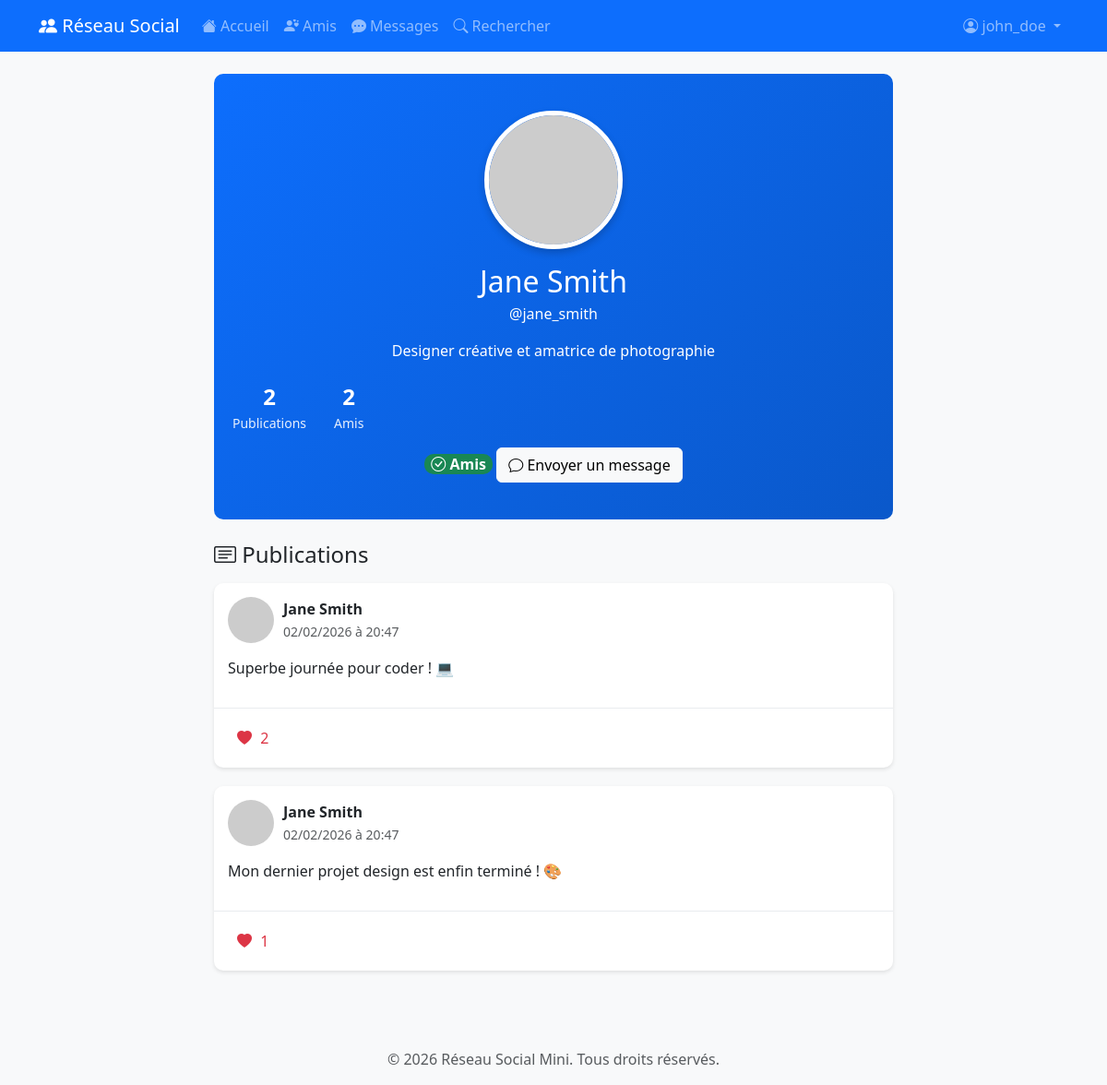
/profil.php?id=2 (signed in), run on the app's committed database.
### tables this page shows
CREATE TABLE IF NOT EXISTS utilisateurs (
    id INT PRIMARY KEY AUTO_INCREMENT,
    pseudo VARCHAR(50) UNIQUE NOT NULL,
    email VARCHAR(150) UNIQUE NOT NULL,
    mot_de_passe VARCHAR(255) NOT NULL,
    nom_complet VARCHAR(200),
    bio TEXT,
    photo_profil VARCHAR(255),
    date_inscription TIMESTAMP DEFAULT CURRENT_TIMESTAMP,
    INDEX idx_pseudo (pseudo),
    INDEX idx_email (email)
);

CREATE TABLE IF NOT EXISTS publications (
    id INT PRIMARY KEY AUTO_INCREMENT,
    utilisateur_id INT NOT NULL,
    contenu TEXT NOT NULL,
    image VARCHAR(255),
    date_publication TIMESTAMP DEFAULT CURRENT_TIMESTAMP,
    FOREIGN KEY (utilisateur_id) REFERENCES utilisateurs(id) ON DELETE CASCADE,
    INDEX idx_utilisateur (utilisateur_id),
    INDEX idx_date (date_publication)
);

### config/session.php (called while the page is built, shortened)
<?php
function estConnecte() {
    return isset($_SESSION['utilisateur_id']);
}
function getUserId() {
    return $_SESSION['utilisateur_id'] ?? null;
}
function getUserPseudo() {
    return $_SESSION['pseudo'] ?? null;
}
?>

### profil.php (the view, shortened to what this page needs)
<?php
require_once 'config/session.php';
require_once 'config/database.php';
$user_id = isset($_GET['id']) ? (int)$_GET['id'] : getUserId();
$stmt = $pdo->prepare("SELECT * FROM utilisateurs WHERE id = ?");
$stmt->execute([$user_id]);
$user = $stmt->fetch(PDO::FETCH_ASSOC);
$est_mon_profil = ($user_id === getUserId());
$statut_ami = null;
$demande_envoyee = false;
if (!$est_mon_profil) {
    $stmt = $pdo->prepare("
        SELECT statut, utilisateur_id
        FROM amis
        WHERE (utilisateur_id = ? AND ami_id = ?) OR (utilisateur_id = ? AND ami_id = ?)
    ");
    $stmt->execute([getUserId(), $user_id, $user_id, getUserId()]);
    $ami = $stmt->fetch(PDO::FETCH_ASSOC);
    if ($ami) {
        $statut_ami = $ami['statut'];
        $demande_envoyee = ($ami['utilisateur_id'] === getUserId());
    }
}
$stmt = $pdo->prepare("SELECT COUNT(*) as count FROM publications WHERE utilisateur_id = ?");
$stmt->execute([$user_id]);
$nb_publications = $stmt->fetch(PDO::FETCH_ASSOC)['count'];
$stmt = $pdo->prepare("
    SELECT COUNT(*) as count FROM amis
    WHERE (utilisateur_id = ? OR ami_id = ?) AND statut = 'accepte'
");
$stmt->execute([$user_id, $user_id]);
$nb_amis = $stmt->fetch(PDO::FETCH_ASSOC)['count'];
$stmt = $pdo->prepare("
    SELECT p.*, u.pseudo, u.nom_complet, u.photo_profil,
           (SELECT COUNT(*) FROM likes WHERE publication_id = p.id) as nombre_likes,
           (SELECT COUNT(*) > 0 FROM likes WHERE publication_id = p.id AND utilisateur_id = ?) as user_liked
    FROM publications p
    JOIN utilisateurs u ON p.utilisateur_id = u.id
    WHERE p.utilisateur_id = ?
    ORDER BY p.date_publication DESC
");
$stmt->execute([getUserId(), $user_id]);
$publications = $stmt->fetchAll(PDO::FETCH_ASSOC);
include 'includes/header.php';
?>
<div class="row">
    <div class="col-lg-8 mx-auto">
        <div class="profile-header text-center">
            <img src="<?php echo $user['photo_profil'] ? 'uploads/profils/' . htmlspecialchars($user['photo_profil']) : 'https://via.placeholder.com/150'; ?>"
                 alt="Photo de profil" class="profile-avatar-large">
            <h2 class="mt-3 mb-1"><?php echo htmlspecialchars($user['nom_complet'] ?: $user['pseudo']); ?></h2>
            <p class="mb-2">@<?php echo htmlspecialchars($user['pseudo']); ?></p>
            <?php if ($user['bio']): ?>
                <p class="mt-3"><?php echo nl2br(htmlspecialchars($user['bio'])); ?></p>
            <?php endif; ?>
            <div class="profile-stats">
                <div class="stat-item">
                    <div class="stat-number"><?php echo $nb_publications; ?></div>
                    <div class="stat-label">Publications</div>
                </div>
                <div class="stat-item">
                    <div class="stat-number"><?php echo $nb_amis; ?></div>
                    <div class="stat-label">Amis</div>
                </div>
            </div>
            <div class="mt-3">
                <?php if ($est_mon_profil): ?>
                    <button class="btn btn-light" data-bs-toggle="modal" data-bs-target="#editModal">
                        <i class="bi bi-pencil"></i> Modifier le profil
                    </button>
                <?php else: ?>
                    <?php if ($statut_ami === 'accepte'): ?>
                        <span class="badge bg-success fs-6">
                            <i class="bi bi-check-circle"></i> Amis
                        </span>
                        <a href="messages.php?user=<?php echo $user_id; ?>" class="btn btn-light">
                            <i class="bi bi-chat"></i> Envoyer un message
                        </a>
                    <?php elseif ($statut_ami === 'en_attente' && $demande_envoyee): ?>
                        <span class="badge bg-warning fs-6">
                            <i class="bi bi-clock"></i> Demande envoyée
                        </span>
                    <?php elseif ($statut_ami === 'en_attente'): ?>
                        <a href="amis.php" class="btn btn-light">
                            <i class="bi bi-person-plus"></i> Accepter la demande
                        </a>
                    <?php else: ?>
                        <a href="recherche.php?ajouter=<?php echo $user_id; ?>" class="btn btn-light">
                            <i class="bi bi-person-plus"></i> Ajouter comme ami
                        </a>
                    <?php endif; ?>
                <?php endif; ?>
            </div>
        </div>
        <div class="mt-4">
            <h4 class="mb-3"><i class="bi bi-card-text"></i> Publications</h4>
            <?php if (empty($publications)): ?>
                <div class="alert alert-info text-center">
                    <i class="bi bi-info-circle"></i> Aucune publication pour le moment.
                </div>
            <?php else: ?>
                <?php foreach ($publications as $pub): ?>
                    <div class="publication-card fade-in">
                        <div class="publication-header">
                            <img src="<?php echo $pub['photo_profil'] ? 'uploads/profils/' . htmlspecialchars($pub['photo_profil']) : 'https://via.placeholder.com/50'; ?>"
                                 alt="Photo" class="publication-avatar">
                            <div>
                                <strong><?php echo htmlspecialchars($pub['nom_complet'] ?: $pub['pseudo']); ?></strong>
                                <br>
                                <small class="text-muted">
                                    <?php
                                    $date = new DateTime($pub['date_publication']);
                                    echo $date->format('d/m/Y à H:i');
                                    ?>
                                </small>
                            </div>
                        </div>
                        <div class="publication-content">
                            <p><?php echo nl2br(htmlspecialchars($pub['contenu'])); ?></p>
                        </div>
                        <div class="publication-actions">
                            <button class="action-btn like-btn <?php echo $pub['user_liked'] ? 'liked' : ''; ?>"
                                    data-publication-id="<?php echo $pub['id']; ?>">
                                <i class="bi bi-heart<?php echo $pub['user_liked'] ? '-fill' : ''; ?>"></i>
                                <span class="like-count"><?php echo $pub['nombre_likes']; ?></span>
                            </button>
                        </div>
                    </div>
                <?php endforeach; ?>
            <?php endif; ?>
        </div>
    </div>
</div>
<?php include 'includes/footer.php'; ?>

### includes/header.php (shortened to what this page needs)
<!DOCTYPE html>
<html lang="fr">
<head>
    <link href="https://cdn.jsdelivr.net/npm/bootstrap@5.3.0/dist/css/bootstrap.min.css" rel="stylesheet">
    <link rel="stylesheet" href="https://cdn.jsdelivr.net/npm/bootstrap-icons@1.11.0/font/bootstrap-icons.css">
    <link rel="stylesheet" href="css/style.css">
</head>
<body>
    <?php if (estConnecte()): ?>
    <nav class="navbar navbar-expand-lg navbar-dark bg-primary">
        <div class="container">
            <a class="navbar-brand" href="index.php">
                <i class="bi bi-people-fill"></i> Réseau Social
            </a>
            <div class="collapse navbar-collapse" id="navbarNav">
                <ul class="navbar-nav me-auto">
                    <li class="nav-item">
                        <a class="nav-link" href="index.php">
                            <i class="bi bi-house-fill"></i> Accueil
                        </a>
                    </li>
                    <li class="nav-item">
                        <a class="nav-link" href="amis.php">
                            <i class="bi bi-person-hearts"></i> Amis
                        </a>
                    </li>
                    <li class="nav-item">
                        <a class="nav-link" href="messages.php">
                            <i class="bi bi-chat-dots-fill"></i> Messages
                        </a>
                    </li>
                    <li class="nav-item">
                        <a class="nav-link" href="recherche.php">
                            <i class="bi bi-search"></i> Rechercher
                        </a>
                    </li>
                </ul>
                <ul class="navbar-nav">
                    <li class="nav-item dropdown">
                        <a class="nav-link dropdown-toggle" href="#" id="navbarDropdown" role="button" data-bs-toggle="dropdown">
                            <i class="bi bi-person-circle"></i> <?php echo htmlspecialchars(getUserPseudo()); ?>
                        </a>
                    </li>
                </ul>
            </div>
        </div>
    </nav>
    <?php endif; ?>
    <div class="container mt-4">

### includes/footer.php (shortened to what this page needs)
    </div>
    <footer class="bg-light text-center py-3 mt-5">
        <div class="container">
            <p class="text-muted mb-0">&copy; 2026 Réseau Social Mini. Tous droits réservés.</p>
        </div>
    </footer>
</body>
</html>

### css/style.css (style rules this page uses)
:root { --primary-color: #0d6efd; --secondary-color: #6c757d; --success-color: #198754; --danger-color: #dc3545; }
body { background-color: #f8f9fa; min-height: 100vh; display: flex; flex-direction: column; }
.container { flex: 1; }
.publication-card { background: white; border-radius: 10px; box-shadow: 0 2px 4px rgba(0,0,0,0.1); margin-bottom: 20px; transition: box-shadow 0.3s; }
.publication-header { padding: 15px; display: flex; align-items: center; gap: 10px; }
.publication-avatar { width: 50px; height: 50px; border-radius: 50%; object-fit: cover; }
.publication-content { padding: 0 15px 15px 15px; }
.publication-actions { padding: 15px; border-top: 1px solid #e9ecef; display: flex; gap: 15px; }
.action-btn { background: none; border: none; color: #6c757d; cursor: pointer; padding: 5px 10px; border-radius: 5px; transition: all 0.3s; }
.action-btn.liked { color: var(--danger-color); }
.action-btn i { margin-right: 5px; }
.profile-header { background: linear-gradient(135deg, var(--primary-color), #0a58ca); color: white; padding: 40px 20px; border-radius: 10px; margin-bottom: 20px; }
.profile-avatar-large { width: 150px; height: 150px; border-radius: 50%; object-fit: cover; border: 5px solid white; box-shadow: 0 4px 8px rgba(0,0,0,0.2); }
.profile-stats { display: flex; gap: 30px; margin-top: 20px; }
.stat-item { text-align: center; }
.stat-number { font-size: 24px; font-weight: bold; }
.stat-label { font-size: 14px; opacity: 0.9; }
.badge { display: inline-block; min-width: 20px; padding: 3px 7px; font-size: 12px; font-weight: 700; line-height: 1; color: #fff; text-align: center; white-space: nowrap; vertical-align: baseline; border-radius: 10px; }
.fade-in { animation: fadeIn 0.5s ease-in; }

### data on the page
utilisateurs: nom_complet "Jane Smith", pseudo "jane_smith", bio "Designer créative et amatrice de photographie"
publications: utilisateur.nom_complet "Jane Smith", date_publication "02/02/2026 à 20:47", contenu "Superbe journée pour coder ! 💻", nombre_likes "2"
publications: utilisateur.nom_complet "Jane Smith", date_publication "02/02/2026 à 20:47", contenu "Mon dernier projet design est enfin terminé ! 🎨", nombre_likes "1"

### other printed values
getUserPseudo() "john_doe"
$nb_publications "2"
$nb_amis "2"
